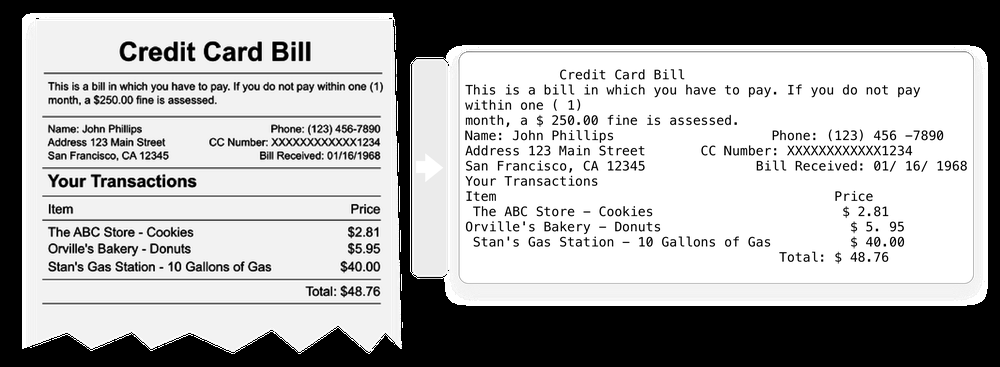
#> input picture ocr-scan-example.png, 1000 x 367 px, shrunk from 3680 x 1352 before the run
$ python main.py ocr-scan-example.png
#> lines starting #> are read from the running program, lines starting #| are printed output that depends on the picture; after the words box and inside, x2 and y2 are one past the last pixel; in counts of white or black regions, pixels touching at a corner belong together
import cv2
import pytesseract
import numpy as np
import sys


def ocr_core(img):
    """This functions handles OCR preprocessing of images"""
    # here we'll use pillow images class to open the image and pytesseract to detect

    # custom_config = r'--oem 3 --psm 6'
    text=pytesseract.image_to_string(img)
    return text
# pass file path from command line using sys.argv.
# image_path = sys.argv[1]
img = cv2.imread('ocr-scan-example.png')
#> img is the input picture: shape (367, 1000, 3); min 0, max 255, mean 171
# [13 lines of commented-out code are left out]
def get_grayscale(image):
    return cv2.cvtColor(image, cv2.COLOR_BGR2GRAY)

# noise removal
def remove_noise(image):
    return cv2.medianBlur(image,5)
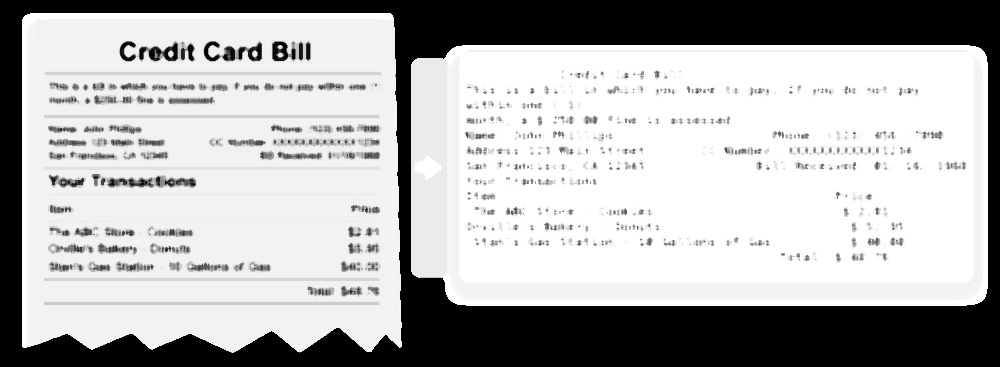
#> returned value: shape (367, 1000); min 0, max 255, mean 177.3

#thresholding of image
def thresholding(image):
    return cv2.threshold(image, 0, 255, cv2.THRESH_BINARY + cv2.THRESH_OTSU)[1]
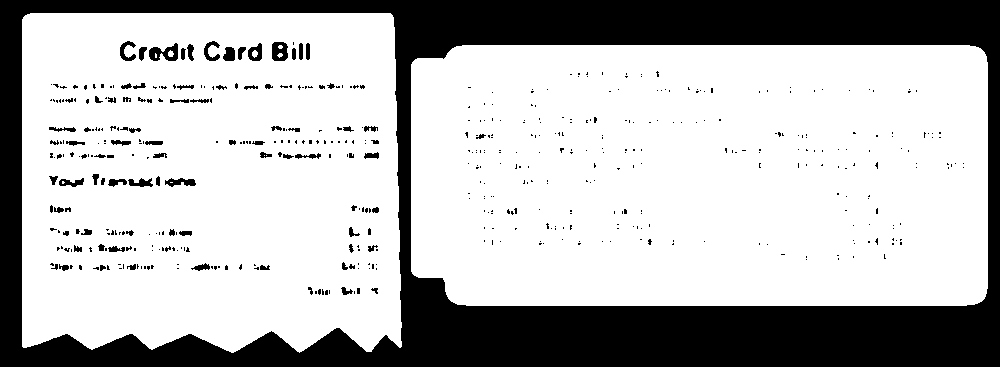
#> returned value: shape (367, 1000); 72.5% white; 511 black regions (425 under 20 px), largest, box (x1, y1, x2, y2) and area: (0, 0, 1000, 367) 94475, (149, 43, 178, 61) 301, (272, 42, 288, 61) 244

#dilation of image
def dilate(image):
    kernel = np.ones((5,5),np.uint8)
    return cv2.dilate(image, kernel, iterations = 1)

#erosion of img
def erode(image):
    kernel = np.ones((5,5),np.uint8)
    return cv2.erode(image, kernel, iterations = 1)

#opening - erosion followed by dilation
def opening(image):
    kernel = np.ones((5,5),np.uint8)
    return cv2.morphologyEx(image, cv2.MORPH_OPEN, kernel)

#canny edge detection
def canny(image):
    return cv2.Canny(image, 100, 200)

#skew correction
def deskew(image):
    coords = np.column_stack(np.where(image > 0))
    angle = cv2.minAreaRect(coords)[-1]
    if angle < -45:
        angle = -(90 + angle)
    else:
        angle = -angle
    (h, w) = image.shape[:2]
    center = (w // 2, h // 2)
    M = cv2.getRotationMatrix2D(center, angle, 1.0)
    rotated = cv2.warpAffine(image, M, (w, h), flags=cv2.INTER_CUBIC, borderMode=cv2.BORDER_REPLICATE)
    return rotated

#template matching
def match_template(image, template):
    return cv2.matchTemplate(image, template, cv2.TM_CCOEFF_NORMED)


img = get_grayscale(img)
img = remove_noise(img)
img = thresholding(img)
# img = opening(img)
# img = deskew(img)


print(ocr_core(img))
#> (the call stopped at in ocr_core, `text=pytesseract.image_to_string(img)`: pytesseract is not available in this run)
